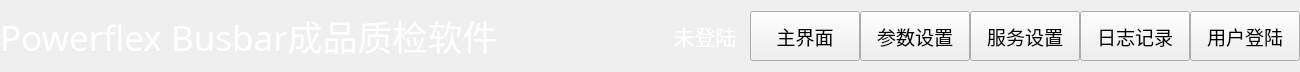
<?xml version="1.0" encoding="UTF-8"?>
<ui version="4.0">
 <class>NavBarWid</class>
 <widget class="QWidget" name="NavBarWid">
  <property name="geometry">
   <rect>
    <x>0</x>
    <y>0</y>
    <width>1300</width>
    <height>72</height>
   </rect>
  </property>
  <property name="windowTitle">
   <string>Form</string>
  </property>
  <layout class="QGridLayout" name="gridLayout">
   <property name="leftMargin">
    <number>0</number>
   </property>
   <property name="topMargin">
    <number>0</number>
   </property>
   <property name="rightMargin">
    <number>0</number>
   </property>
   <property name="bottomMargin">
    <number>0</number>
   </property>
   <property name="spacing">
    <number>0</number>
   </property>
   <item row="0" column="0">
    <widget class="QLabel" name="label">
     <property name="font">
      <font>
       <family>微软雅黑</family>
       <pointsize>26</pointsize>
      </font>
     </property>
     <property name="styleSheet">
      <string notr="true">color: rgb(255, 255, 255);</string>
     </property>
     <property name="text">
      <string>Powerflex Busbar成品质检软件</string>
     </property>
    </widget>
   </item>
   <item row="0" column="1">
    <spacer name="horizontalSpacer">
     <property name="orientation">
      <enum>Qt::Horizontal</enum>
     </property>
     <property name="sizeHint" stdset="0">
      <size>
       <width>20</width>
       <height>20</height>
      </size>
     </property>
    </spacer>
   </item>
   <item row="0" column="2">
    <widget class="QLabel" name="userLab">
     <property name="minimumSize">
      <size>
       <width>90</width>
       <height>0</height>
      </size>
     </property>
     <property name="font">
      <font>
       <family>微软雅黑</family>
       <pointsize>16</pointsize>
      </font>
     </property>
     <property name="contextMenuPolicy">
      <enum>Qt::PreventContextMenu</enum>
     </property>
     <property name="styleSheet">
      <string notr="true">color: rgb(255, 255, 255);</string>
     </property>
     <property name="text">
      <string>未登陆</string>
     </property>
     <property name="alignment">
      <set>Qt::AlignCenter</set>
     </property>
    </widget>
   </item>
   <item row="0" column="3">
    <widget class="QPushButton" name="homeBtn">
     <property name="minimumSize">
      <size>
       <width>110</width>
       <height>50</height>
      </size>
     </property>
     <property name="maximumSize">
      <size>
       <width>16777215</width>
       <height>16777215</height>
      </size>
     </property>
     <property name="font">
      <font>
       <family>微软雅黑</family>
       <pointsize>14</pointsize>
      </font>
     </property>
     <property name="text">
      <string>主界面</string>
     </property>
    </widget>
   </item>
   <item row="0" column="4">
    <widget class="QPushButton" name="setDataBtn">
     <property name="minimumSize">
      <size>
       <width>110</width>
       <height>50</height>
      </size>
     </property>
     <property name="maximumSize">
      <size>
       <width>16777215</width>
       <height>16777215</height>
      </size>
     </property>
     <property name="font">
      <font>
       <family>微软雅黑</family>
       <pointsize>14</pointsize>
      </font>
     </property>
     <property name="text">
      <string>参数设置</string>
     </property>
    </widget>
   </item>
   <item row="0" column="5">
    <widget class="QPushButton" name="setBtn">
     <property name="minimumSize">
      <size>
       <width>110</width>
       <height>50</height>
      </size>
     </property>
     <property name="maximumSize">
      <size>
       <width>16777215</width>
       <height>16777215</height>
      </size>
     </property>
     <property name="font">
      <font>
       <family>微软雅黑</family>
       <pointsize>14</pointsize>
      </font>
     </property>
     <property name="text">
      <string>服务设置</string>
     </property>
    </widget>
   </item>
   <item row="0" column="6">
    <widget class="QPushButton" name="logBtn">
     <property name="minimumSize">
      <size>
       <width>110</width>
       <height>50</height>
      </size>
     </property>
     <property name="maximumSize">
      <size>
       <width>16777215</width>
       <height>16777215</height>
      </size>
     </property>
     <property name="font">
      <font>
       <family>微软雅黑</family>
       <pointsize>14</pointsize>
      </font>
     </property>
     <property name="text">
      <string>日志记录</string>
     </property>
    </widget>
   </item>
   <item row="0" column="7">
    <widget class="QPushButton" name="loginBtn">
     <property name="minimumSize">
      <size>
       <width>110</width>
       <height>50</height>
      </size>
     </property>
     <property name="maximumSize">
      <size>
       <width>16777215</width>
       <height>16777215</height>
      </size>
     </property>
     <property name="font">
      <font>
       <family>微软雅黑</family>
       <pointsize>14</pointsize>
      </font>
     </property>
     <property name="text">
      <string>用户登陆</string>
     </property>
    </widget>
   </item>
  </layout>
 </widget>
 <resources/>
 <connections/>
</ui>
